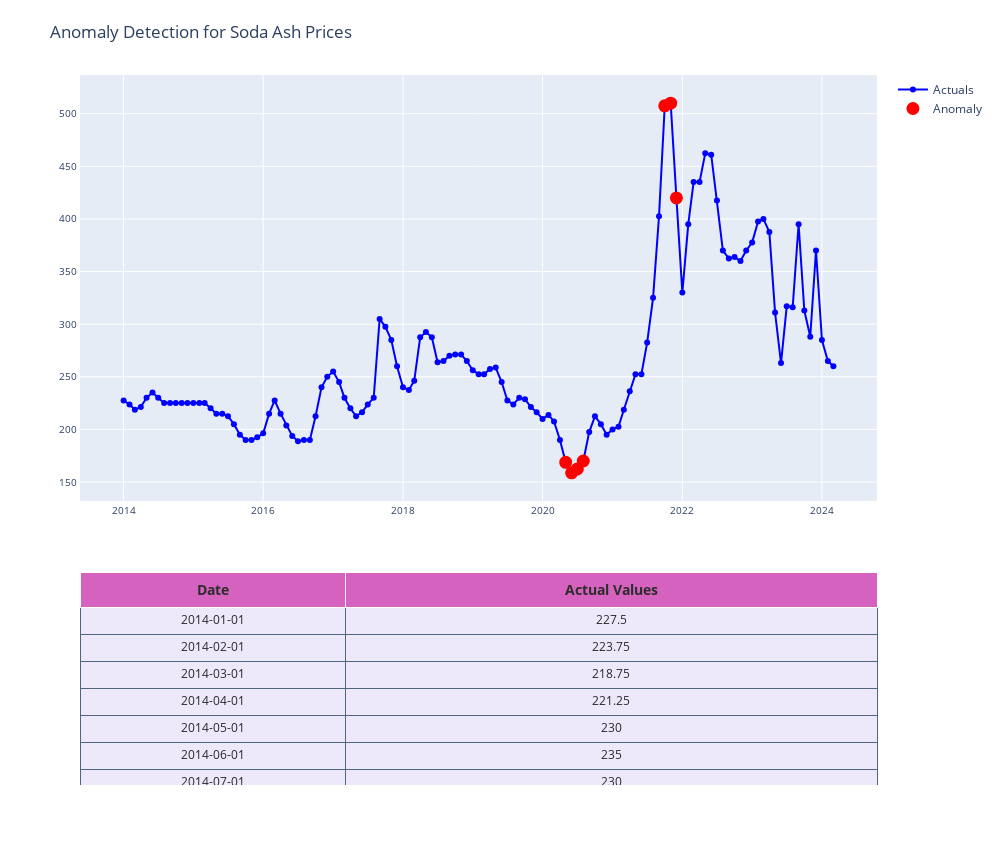

Here is the notebook cell this chart was saved with:
### Markdown cell above
### Visualize

### Code cell
import pandas as pd
import numpy as np
import plotly.graph_objs as go
from plotly.offline import iplot

def plot_anomaly(df, metric_name):
    # Convert 'Period' to datetime
    df['timestamp'] = pd.to_datetime(df['Period'], format="%Y-%m-%d")
    dates = df['timestamp']
    
    # Identify anomaly points
    bool_array = df['anomaly'] < 0  # anomalies where anomaly is -1
    actuals = df["Target_SodaAshLightChinaSpotExportAverageFOBChinaUSperMetricTon"]
    
    # Color map for conditional formatting in the table
    colors = ['rgba(228, 222, 249, 0.65)' if x == 1 else 'red' for x in df['anomaly']]

    # Table which includes Date, Actuals
    table = go.Table(
        domain=dict(x=[0, 1], y=[0, 0.3]),
        columnwidth=[1, 2],
        header=dict(
            height=20,
            values=[['<b>Date</b>'], ['<b>Actual Values</b>']],
            font=dict(color='rgb(45, 45, 45)', size=14),
            fill_color='#d562be'
        ),
        cells=dict(
            values=[dates.dt.strftime('%Y-%m-%d'), actuals.round(3)],
            line=dict(color='#506784'),
            align=['center'],
            font=dict(color='rgb(40, 40, 40)', size=12),
            height=27,
            fill_color=colors  # Ensure that the list of colors is correctly passed here
        )
    )
    
    # Plot the actual points
    Actuals = go.Scatter(
        name='Actuals',
        x=dates,
        y=actuals,
        mode='lines+markers',
        line=dict(color="blue")
    )
    
    # Highlight the anomaly points
    anomalies_map = go.Scatter(
        name="Anomaly",
        x=dates[bool_array],
        y=actuals[bool_array],
        mode='markers',
        marker=dict(color="red", size=11, line=dict(color="red", width=2))
    )
    
    # Axis and layout settings
    layout = go.Layout(
        width=1000,
        height=865,
        autosize=False,
        title=metric_name,
        margin=dict(t=75),
        showlegend=True,
        xaxis=dict(showline=True, zeroline=False, showgrid=True, mirror=True, ticklen=4, gridcolor='#ffffff', tickfont=dict(size=10), domain=[0, 1]),
        yaxis=dict(showline=True, zeroline=False, showgrid=True, mirror=True, ticklen=4, gridcolor='#ffffff', tickfont=dict(size=10), domain=[0.4, 1], hoverformat='.2f')
    )
    
    fig = go.Figure(data=[table, Actuals, anomalies_map], layout=layout)
    iplot(fig)

# Example usage
# Make sure df_price is defined and has the appropriate columns and data.
plot_anomaly(df_price, 'Anomaly Detection for Soda Ash Prices')

### Figure 1 — Plotly figure (JSON) as saved in the notebook; plotly's stock layout.template omitted (floating-point values rounded to 4 significant figures; data arrays with more than 128 entries replaced by an {"elided": "..."} marker saying what was removed)
{"data": [{"cells": {"align": ["center"], "fill": {"color": ["rgba(228, 222, 249, 0.65)", "rgba(228, 222, 249, 0.65)", "rgba(228, 222, 249, 0.65)", "rgba(228, 222, 249, 0.65)", "rgba(228, 222, 249, 0.65)", "rgba(228, 222, 249, 0.65)", "rgba(228, 222, 249, 0.65)", "rgba(228, 222, 249, 0.65)", "rgba(228, 222, 249, 0.65)", "rgba(228, 222, 249, 0.65)", "rgba(228, 222, 249, 0.65)", "rgba(228, 222, 249, 0.65)", "rgba(228, 222, 249, 0.65)", "rgba(228, 222, 249, 0.65)", "rgba(228, 222, 249, 0.65)", "rgba(228, 222, 249, 0.65)", "rgba(228, 222, 249, 0.65)", "rgba(228, 222, 249, 0.65)", "rgba(228, 222, 249, 0.65)", "rgba(228, 222, 249, 0.65)", "rgba(228, 222, 249, 0.65)", "rgba(228, 222, 249, 0.65)", "rgba(228, 222, 249, 0.65)", "rgba(228, 222, 249, 0.65)", "rgba(228, 222, 249, 0.65)", "rgba(228, 222, 249, 0.65)", "rgba(228, 222, 249, 0.65)", "rgba(228, 222, 249, 0.65)", "rgba(228, 222, 249, 0.65)", "rgba(228, 222, 249, 0.65)", "rgba(228, 222, 249, 0.65)", "rgba(228, 222, 249, 0.65)", "rgba(228, 222, 249, 0.65)", "rgba(228, 222, 249, 0.65)", "rgba(228, 222, 249, 0.65)", "rgba(228, 222, 249, 0.65)", "rgba(228, 222, 249, 0.65)", "rgba(228, 222, 249, 0.65)", "rgba(228, 222, 249, 0.65)", "rgba(228, 222, 249, 0.65)", "rgba(228, 222, 249, 0.65)", "rgba(228, 222, 249, 0.65)", "rgba(228, 222, 249, 0.65)", "rgba(228, 222, 249, 0.65)", "rgba(228, 222, 249, 0.65)", "rgba(228, 222, 249, 0.65)", "rgba(228, 222, 249, 0.65)", "rgba(228, 222, 249, 0.65)", "rgba(228, 222, 249, 0.65)", "rgba(228, 222, 249, 0.65)", "rgba(228, 222, 249, 0.65)", "rgba(228, 222, 249, 0.65)", "rgba(228, 222, 249, 0.65)", "rgba(228, 222, 249, 0.65)", "rgba(228, 222, 249, 0.65)", "rgba(228, 222, 249, 0.65)", "rgba(228, 222, 249, 0.65)", "rgba(228, 222, 249, 0.65)", "rgba(228, 222, 249, 0.65)", "rgba(228, 222, 249, 0.65)", "rgba(228, 222, 249, 0.65)", "rgba(228, 222, 249, 0.65)", "rgba(228, 222, 249, 0.65)", "rgba(228, 222, 249, 0.65)", "rgba(228, 222, 249, 0.65)", "rgba(228, 222, 249, 0.65)", "rgba(228, 222, 249, 0.65)", "rgba(228, 222, 249, 0.65)", "rgba(228, 222, 249, 0.65)", "rgba(228, 222, 249, 0.65)", "rgba(228, 222, 249, 0.65)", "rgba(228, 222, 249, 0.65)", "rgba(228, 222, 249, 0.65)", "rgba(228, 222, 249, 0.65)", "rgba(228, 222, 249, 0.65)", "rgba(228, 222, 249, 0.65)", "red", "red", "red", "red", "rgba(228, 222, 249, 0.65)", "rgba(228, 222, 249, 0.65)", "rgba(228, 222, 249, 0.65)", "rgba(228, 222, 249, 0.65)", "rgba(228, 222, 249, 0.65)", "rgba(228, 222, 249, 0.65)", "rgba(228, 222, 249, 0.65)", "rgba(228, 222, 249, 0.65)", "rgba(228, 222, 249, 0.65)", "rgba(228, 222, 249, 0.65)", "rgba(228, 222, 249, 0.65)", "rgba(228, 222, 249, 0.65)", "rgba(228, 222, 249, 0.65)", "red", "red", "red", "rgba(228, 222, 249, 0.65)", "rgba(228, 222, 249, 0.65)", "rgba(228, 222, 249, 0.65)", "rgba(228, 222, 249, 0.65)", "rgba(228, 222, 249, 0.65)", "rgba(228, 222, 249, 0.65)", "rgba(228, 222, 249, 0.65)", "rgba(228, 222, 249, 0.65)", "rgba(228, 222, 249, 0.65)", "rgba(228, 222, 249, 0.65)", "rgba(228, 222, 249, 0.65)", "rgba(228, 222, 249, 0.65)", "rgba(228, 222, 249, 0.65)", "rgba(228, 222, 249, 0.65)", "rgba(228, 222, 249, 0.65)", "rgba(228, 222, 249, 0.65)", "rgba(228, 222, 249, 0.65)", "rgba(228, 222, 249, 0.65)", "rgba(228, 222, 249, 0.65)", "rgba(228, 222, 249, 0.65)", "rgba(228, 222, 249, 0.65)", "rgba(228, 222, 249, 0.65)", "rgba(228, 222, 249, 0.65)", "rgba(228, 222, 249, 0.65)", "rgba(228, 222, 249, 0.65)", "rgba(228, 222, 249, 0.65)", "rgba(228, 222, 249, 0.65)"]}, "font": {"color": "rgb(40, 40, 40)", "size": 12}, "height": 27, "line": {"color": "#506784"}, "values": {"elided": "2x123 mixed values"}}, "columnwidth": [1, 2], "domain": {"x": [0, 1], "y": [0, 0.3]}, "header": {"fill": {"color": "#d562be"}, "font": {"color": "rgb(45, 45, 45)", "size": 14}, "height": 20, "values": [["<b>Date</b>"], ["<b>Actual Values</b>"]]}, "type": "table"}, {"line": {"color": "blue"}, "mode": "lines+markers", "name": "Actuals", "type": "scatter", "x": ["2014-01-01T00:00:00", "2014-02-01T00:00:00", "2014-03-01T00:00:00", "2014-04-01T00:00:00", "2014-05-01T00:00:00", "2014-06-01T00:00:00", "2014-07-01T00:00:00", "2014-08-01T00:00:00", "2014-09-01T00:00:00", "2014-10-01T00:00:00", "2014-11-01T00:00:00", "2014-12-01T00:00:00", "2015-01-01T00:00:00", "2015-02-01T00:00:00", "2015-03-01T00:00:00", "2015-04-01T00:00:00", "2015-05-01T00:00:00", "2015-06-01T00:00:00", "2015-07-01T00:00:00", "2015-08-01T00:00:00", "2015-09-01T00:00:00", "2015-10-01T00:00:00", "2015-11-01T00:00:00", "2015-12-01T00:00:00", "2016-01-01T00:00:00", "2016-02-01T00:00:00", "2016-03-01T00:00:00", "2016-04-01T00:00:00", "2016-05-01T00:00:00", "2016-06-01T00:00:00", "2016-07-01T00:00:00", "2016-08-01T00:00:00", "2016-09-01T00:00:00", "2016-10-01T00:00:00", "2016-11-01T00:00:00", "2016-12-01T00:00:00", "2017-01-01T00:00:00", "2017-02-01T00:00:00", "2017-03-01T00:00:00", "2017-04-01T00:00:00", "2017-05-01T00:00:00", "2017-06-01T00:00:00", "2017-07-01T00:00:00", "2017-08-01T00:00:00", "2017-09-01T00:00:00", "2017-10-01T00:00:00", "2017-11-01T00:00:00", "2017-12-01T00:00:00", "2018-01-01T00:00:00", "2018-02-01T00:00:00", "2018-03-01T00:00:00", "2018-04-01T00:00:00", "2018-05-01T00:00:00", "2018-06-01T00:00:00", "2018-07-01T00:00:00", "2018-08-01T00:00:00", "2018-09-01T00:00:00", "2018-10-01T00:00:00", "2018-11-01T00:00:00", "2018-12-01T00:00:00", "2019-01-01T00:00:00", "2019-02-01T00:00:00", "2019-03-01T00:00:00", "2019-04-01T00:00:00", "2019-05-01T00:00:00", "2019-06-01T00:00:00", "2019-07-01T00:00:00", "2019-08-01T00:00:00", "2019-09-01T00:00:00", "2019-10-01T00:00:00", "2019-11-01T00:00:00", "2019-12-01T00:00:00", "2020-01-01T00:00:00", "2020-02-01T00:00:00", "2020-03-01T00:00:00", "2020-04-01T00:00:00", "2020-05-01T00:00:00", "2020-06-01T00:00:00", "2020-07-01T00:00:00", "2020-08-01T00:00:00", "2020-09-01T00:00:00", "2020-10-01T00:00:00", "2020-11-01T00:00:00", "2020-12-01T00:00:00", "2021-01-01T00:00:00", "2021-02-01T00:00:00", "2021-03-01T00:00:00", "2021-04-01T00:00:00", "2021-05-01T00:00:00", "2021-06-01T00:00:00", "2021-07-01T00:00:00", "2021-08-01T00:00:00", "2021-09-01T00:00:00", "2021-10-01T00:00:00", "2021-11-01T00:00:00", "2021-12-01T00:00:00", "2022-01-01T00:00:00", "2022-02-01T00:00:00", "2022-03-01T00:00:00", "2022-04-01T00:00:00", "2022-05-01T00:00:00", "2022-06-01T00:00:00", "2022-07-01T00:00:00", "2022-08-01T00:00:00", "2022-09-01T00:00:00", "2022-10-01T00:00:00", "2022-11-01T00:00:00", "2022-12-01T00:00:00", "2023-01-01T00:00:00", "2023-02-01T00:00:00", "2023-03-01T00:00:00", "2023-04-01T00:00:00", "2023-05-01T00:00:00", "2023-06-01T00:00:00", "2023-07-01T00:00:00", "2023-08-01T00:00:00", "2023-09-01T00:00:00", "2023-10-01T00:00:00", "2023-11-01T00:00:00", "2023-12-01T00:00:00", "2024-01-01T00:00:00", "2024-02-01T00:00:00", "2024-03-01T00:00:00"], "y": [227.5, 223.8, 218.8, 221.2, 230, 235, 230, 225, 225, 225, 225, 225, 225, 225, 225, 220, 215, 215, 212.5, 205, 195, 190, 190, 192.5, 196.2, 215, 227.5, 215, 203.8, 193.8, 188.8, 190, 190, 212.5, 240, 250, 255, 245, 230, 220, 212.5, 216.2, 223.8, 230, 305, 297.5, 285, 260, 240, 237.5, 246.2, 287.5, 292.5, 287.5, 263.8, 265, 270, 271.2, 271.2, 265, 256.2, 252.5, 252.5, 257.5, 258.8, 245, 227.5, 223.8, 230, 228.8, 221.2, 216.2, 210, 213.8, 207.5, 190, 168.8, 158.8, 162.5, 170, 197.5, 212.5, 205, 195, 200, 202.5, 218.8, 236.2, 252.5, 252.5, 282.5, 325, 402.5, 507.5, 510, 420, 330, 395, 435, 435, 462.5, 461, 417.5, 370, 362.5, 363.8, 360, 370, 377.5, 397.5, 400, 387.5, 311, 263, 317, 316, 395, 313, 288, 370, 285, 265, 260]}, {"marker": {"color": "red", "line": {"color": "red", "width": 2}, "size": 11}, "mode": "markers", "name": "Anomaly", "type": "scatter", "x": ["2020-05-01T00:00:00", "2020-06-01T00:00:00", "2020-07-01T00:00:00", "2020-08-01T00:00:00", "2021-10-01T00:00:00", "2021-11-01T00:00:00", "2021-12-01T00:00:00"], "y": [168.8, 158.8, 162.5, 170, 507.5, 510, 420]}], "layout": {"autosize": false, "height": 865, "margin": {"t": 75}, "showlegend": true, "title": {"text": "Anomaly Detection for Soda Ash Prices"}, "width": 1000, "xaxis": {"domain": [0, 1], "gridcolor": "#ffffff", "mirror": true, "showgrid": true, "showline": true, "tickfont": {"size": 10}, "ticklen": 4, "zeroline": false}, "yaxis": {"domain": [0.4, 1], "gridcolor": "#ffffff", "hoverformat": ".2f", "mirror": true, "showgrid": true, "showline": true, "tickfont": {"size": 10}, "ticklen": 4, "zeroline": false}}}
